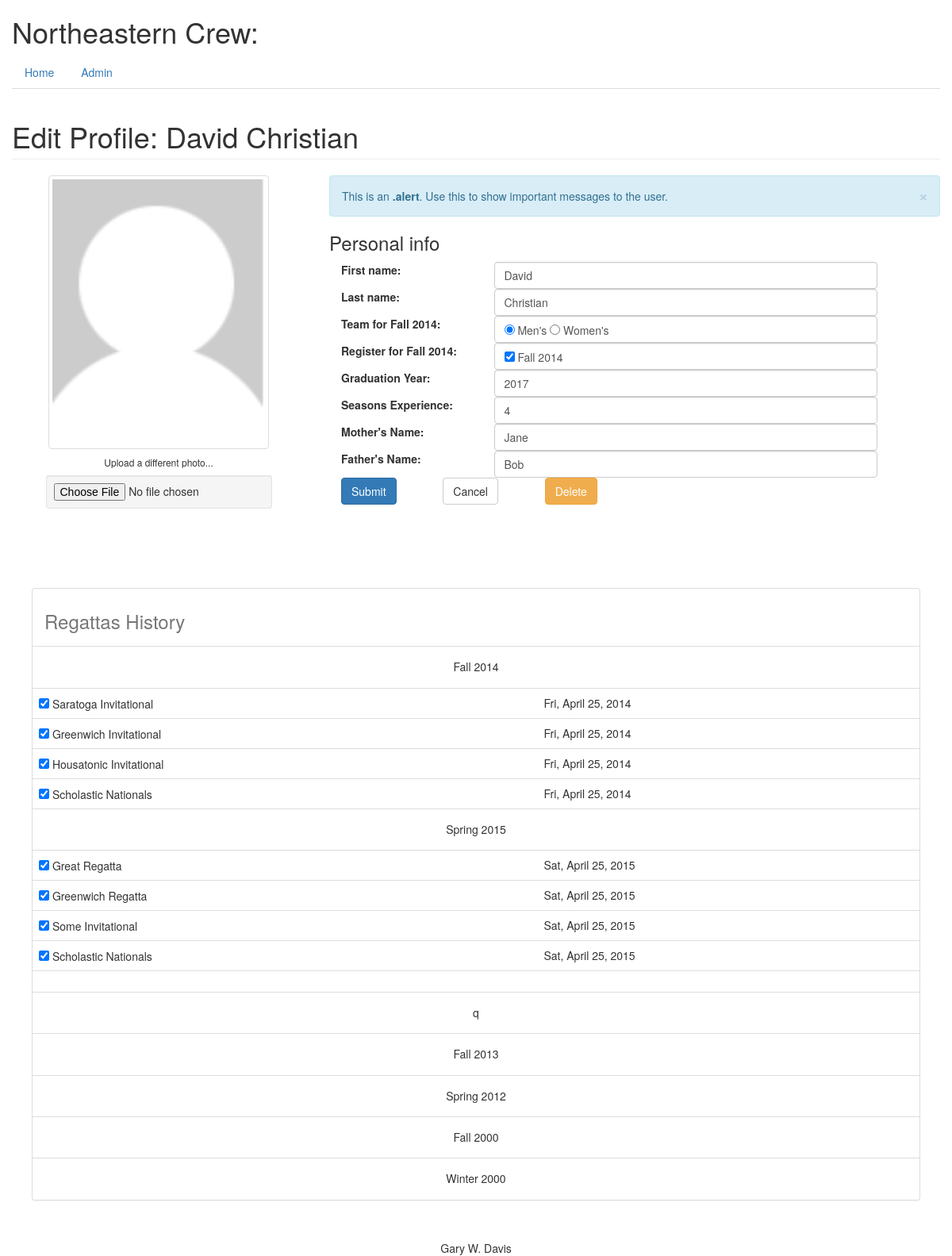
The page /rower/3/edit/ on the database its author committed.
### database_setup.py (models this page shows, shortened)
class Rowers(Base):
    __tablename__ = 'rowers'
    id = Column(Integer, primary_key=True)
    fname = Column(String(60), nullable=False)
    lname = Column(String(60), nullable=False)
    photo = Column(String(60))
    gyear = Column(String(4))
    experience = Column(String(15))
    mother = Column(String(60))
    father = Column(String(60))
    season = relationship('Seasons', secondary='rowerseasons')
    regatta = relationship('Regattas', secondary='rowerregattas')
    team = relationship('Teams', secondary='rowerteams')

class Seasons(Base):
    __tablename__ = 'seasons'
    id = Column(Integer, primary_key=True)
    name = Column(String(30), unique=True, nullable=False)
    short = Column(String(15), unique=True)
    description = Column(String(120))
    rower = relationship('Rowers', secondary='rowerseasons')

class Teams(Base):
    __tablename__ = 'teams'
    id = Column(String(60), primary_key=True)
    name = Column(String(60), unique=True, nullable=False)
    rower = relationship('Rowers', secondary='rowerteams')

class Regattas(Base):
    __tablename__ = 'regattas'
    id = Column(Integer, primary_key=True)
    name = Column(String(250), nullable=False)
    season_id = Column(Integer, ForeignKey('seasons.id'), nullable=False)
    date = Column(DateTime)
    description = Column(String(250))
    weblink = Column(String(250))
    rower = relationship('Rowers', secondary='rowerregattas')
    season = relationship('Seasons')

### rowing.py (the view)
@app.route('/rower/<rower_id>/edit/', methods=['GET', 'POST'])
def editRower(rower_id):
    if request.method == 'POST':
        db_helper.update_rower(rower_id, request.form,
                               request.files, UPLOAD_FOLDER)
        flash("You've successfully edited a rower")
        return redirect(url_for('showRower', rower_id=rower_id))
    else:
        rower = db_helper.get_rower_from_rower_id(rower_id)
        rowed_regattas = db_helper.get_list_rowed_regattas(rower_id=rower_id)
        seasons = db_helper.get_all_seasons()
        regattas = db_helper.get_all_regattas()
        current_season = db_helper.get_current_season()
        current_team = db_helper.get_current_season_teams_for_rower_id(rower_id=rower_id)
        return render_template('editrower.html', rower=rower,
                               rowedregattas=rowed_regattas,
                               seasons=seasons,
                               regattas=regattas,
                               currentseason=current_season,
                               currentteam=current_team)

### db_helper.py (called while the page is built)
def get_current_season():
    return session.query(Seasons).get(currentseason['season_id'])

def get_all_seasons():
    return session.query(Seasons).all()

def get_all_regattas():
    return session.query(Regattas).all()

def get_rower_from_rower_id(rower_id):
    return session.query(Rowers).get(rower_id)

def get_list_rowed_regattas(rower_id):
    rower = session.query(Rowers).get(rower_id)
    rowedregattas = []
    for rr in rower.regatta:
        rowedregattas.append(rr.id)
    return rowedregattas

def get_first(iterable, default=None):
    if iterable:
        for item in iterable:
            return item
    return default

def get_teams_for_rower_id_and_season_id(rower_id, season_id):
    rower = get_rower_from_rower_id(rower_id)
    current_team = get_first(rower.team)
    return current_team

def get_current_season_teams_for_rower_id(rower_id):
    season_id = get_current_season().id
    return get_teams_for_rower_id_and_season_id(rower_id, season_id)

### templates/editrower.html (shortened to what this page needs)
{% extends "base.html" %}
{% block content %}
<h1 class="page-header">Edit Profile: {{rower.fname}} {{rower.lname}}</h1>
<form class="form-compact" role="form" action="{{ url_for('editRower', rower_id=rower.id)}}"
          method = 'POST' enctype='multipart/form-data'>
  <div class="row">
    <div class="col-md-4 col-sm-6 col-xs-12">
      <div class="text-center">
        <img src="{{ url_for('static',
              filename='images/' + rower.photo)}}" class="avatar img-rounded img-thumbnail" alt="avatar" width="75%">
        <h6>Upload a different photo...</h6>
        <input type="file" name='photo' class="text-center center-block well well-sm">
      </div>
    </div>
    <div class="col-md-8 col-sm-6 col-xs-12 personal-info">
      <div class="alert alert-info alert-dismissable">
        <a class="panel-close close" data-dismiss="alert">×</a>
        This is an <strong>.alert</strong>. Use this to show important messages to the user.
      </div>
      <h3>Personal info</h3>
      <div class="form-group">
        <label class="col-lg-3 control-label">First name:</label>
        <div class="col-lg-8">
          <input class="form-control" name='fname' value="{{rower.fname}}" type="text">
        </div>
      </div>
      <div class="form-group">
        <label class="col-lg-3 control-label">Last name:</label>
        <div class="col-lg-8">
          <input class="form-control" name='lname' value="{{rower.lname}}" type="text">
        </div>
      </div>
      <div class="form-group">
        <label class="col-lg-3 control-label">Team for {{currentseason.name}}:</label>
        <div class="col-lg-8">
          <div class="form-control">
            <input type='radio' name='team' value="mens" {% if currentteam.id == 'mens'%} checked {% endif %}>
              Men's
            <input type='radio' name='team' value="womens" {% if currentteam.id == 'womens' %} checked {% endif %}>
              Women's
          </div>
        </div>
      </div>
      <div class="form-group">
        <label class="col-lg-3 control-label">Register for {{ currentseason.name }}:</label>
        <div class="col-lg-8">
          <div class="form-control">
            <input type='checkbox' name='rower_seasons' value='1'
                    {% for s in rower.season %}
                      {%if s.id == currentseason.id %}
                        checked
                      {% endif %}
                    {% endfor %}
                   />
                {{ currentseason.name }}
          </div>
        </div>
      </div>
      <div class="form-group">
        <label class="col-lg-3 control-label">Graduation Year:</label>
        <div class="col-lg-8">
          <input class="form-control" name='gyear' value="{{rower.gyear}}" type="text">
        </div>
      </div>
      <div class="form-group">
        <label class="col-lg-3 control-label">Seasons Experience:</label>
        <div class="col-lg-8">
          <input class="form-control" name='experience' value="{{rower.experience}}" type="text">
        </div>
      </div>
      <div class="form-group">
        <label class="col-lg-3 control-label">Mother's Name:</label>
        <div class="col-lg-8">
          <input class="form-control" name='mother' value="{{rower.mother}}" type="text">
        </div>
      </div>
      <div class="form-group">
        <label class="col-lg-3 control-label">Father's Name:</label>
        <div class="col-lg-8">
          <input class="form-control" name='father' value="{{rower.father}}" type="text">
        </div>
      </div>
      <div class='form-group'>
        <div class="control-label col-xs-2">
          <button type="submit" value='Submit Edits' class="btn btn-primary">Submit</button>
        </div>
      </div>
      <div class='form-group'>
        <div class="control-label col-xs-2">
          <a class="btn btn-default" onclick="goBack()" role="button">Cancel</a>
        </div>
      </div>
      <div class='form-group'>
        <div class="control-label col-xs-2">
          <a class="btn btn-warning" href="{{ url_for('deleteRowerConfirmation', rower_id=rower.id)}}" role="button">Delete</a>
        </div>
      </div>
    </div>
  </div>
  <div class = "row" style="padding-top: 40px;">
    <div class="panel panel-default", style="margin:40px">
      <table class="table table-hover" >
        <caption> <h3>Regattas History</h3></caption>
        {% for s in seasons %}
          <tr><td colspan="2" align="center"><h5>{{s.description}}</h5></td></tr>
          {% for r in regattas if r.season_id == s.id %}
            <tr>
              <td><input type='checkbox' name='rower_regattas' value='{{r.id}}' {% if r.id in rowedregattas %}checked{%endif%}>
                  {{r.name}}</td>
              <td>{{r.date.strftime('%a, %B %d, %Y')}}</td>
            </tr>
          {% endfor %}
        {% endfor %}
      </table>
    </div>
  </div>
</form>
{% endblock %}

### rows shown on the page
Rowers: fname "David", lname "Christian", photo (picture), gyear "2017", experience "4", mother "Jane", father "Bob"
Seasons: name "Fall 2014", rower_seasons "☑", description "Fall 2014"
Teams: team "☑"
Regattas: rower_regattas "☑", name "Saratoga Invitational", date "Fri, April 25, 2014"
Regattas: rower_regattas "☑", name "Greenwich Invitational", date "Fri, April 25, 2014"
Regattas: rower_regattas "☑", name "Housatonic Invitational", date "Fri, April 25, 2014"
Regattas: rower_regattas "☑", name "Scholastic Nationals", date "Fri, April 25, 2014"
Seasons: description "Spring 2015"
Regattas: rower_regattas "☑", name "Great Regatta", date "Sat, April 25, 2015"
Regattas: rower_regattas "☑", name "Greenwich Regatta", date "Sat, April 25, 2015"
Regattas: rower_regattas "☑", name "Some Invitational", date "Sat, April 25, 2015"
Regattas: rower_regattas "☑", name "Scholastic Nationals", date "Sat, April 25, 2015"
Seasons: description "q"
Seasons: description "Fall 2013"
Seasons: description "Spring 2012"
Seasons: description "Fall 2000"
Seasons: description "Winter 2000"
